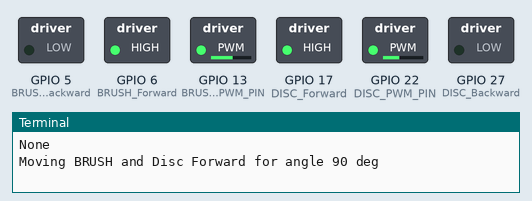
This program was run on a simulated Raspberry Pi (BCM pin numbers). On the bench: switched loads named in the program (green lamp = pin HIGH), the last lines printed to the terminal. At 4.2 s the program stops and its outputs stay as they are.

Above: at 0.1 s.
At 0.5 s:
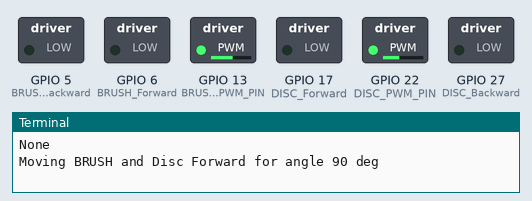
At 1.5 s:
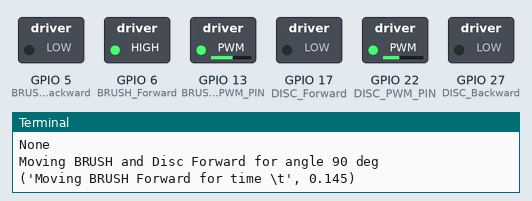
At 2.6 s:
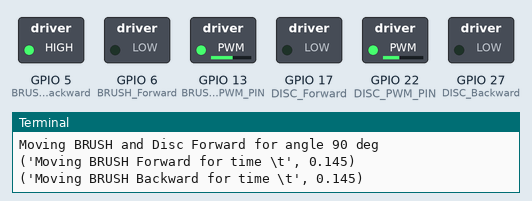
At 3.8 s:
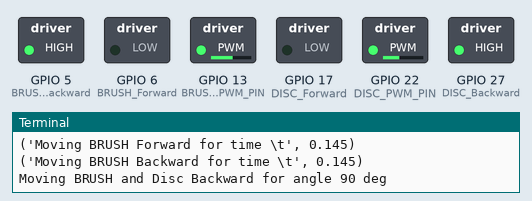
At 4.2 s:
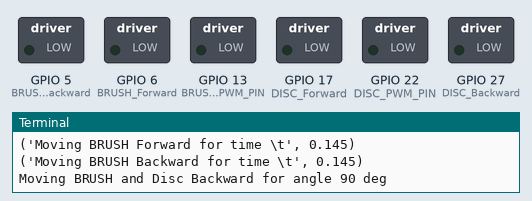
Timing chart, 0 to 5.7 s (numbered marks = the images above):
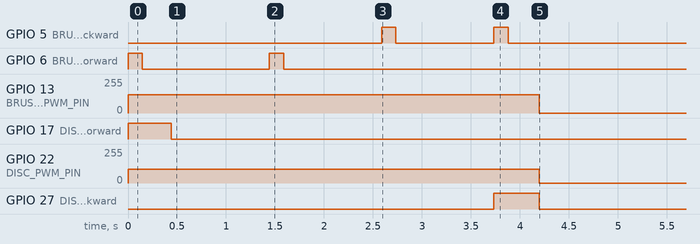

Measured:
- by itself, GPIO 13 (BRUSH_PWM_PIN): 136/255 → 0/255 at 4.2 s

The program:

move_to_bin.py
```python
'''
Move to respective bins.
Given one hot vector (dim=4)
'''
# outputs [glass,metal,plastic,organic] confidence

import motor_control
import math
import time
import RPi.GPIO as GPIO

# CONSTANTS

#motor_control.initialise()

DISC_F_90=0.44
DISC_B_90=0.460
DISC_F_180=0.685
DISC_B_180=0.65

BRUSH_F_90=0.145
BRUSH_B_90=0.145
BRUSH_F_180=0.22
BRUSH_B_180=0.22

def mover(score):
     # If any before

    DISC_Forward=17
    DISC_Backward=27
    DISC_PWM_PIN=22
    DISC_RPM=100.00
    DISC_RPM_C=(DISC_RPM/60)*2*math.pi

    BRUSH_Forward=6
    BRUSH_Backward=5
    BRUSH_PWM_PIN=13
    BRUSH_RPM=200.00*7/12
    BRUSH_RPM_C=(BRUSH_RPM/60)*2*math.pi

    GPIO.setmode(GPIO.BCM)

    GPIO.setup(DISC_Forward, GPIO.OUT)
    GPIO.setup(DISC_Backward, GPIO.OUT)
    GPIO.setup(DISC_PWM_PIN,GPIO.OUT)

    DISC_PWM = GPIO.PWM(DISC_PWM_PIN,100)
    DISC_PWM.start(40)

    GPIO.setup(BRUSH_Forward, GPIO.OUT)
    GPIO.setup(BRUSH_Backward, GPIO.OUT)
    GPIO.setup(BRUSH_PWM_PIN,GPIO.OUT)

    BRUSH_PWM = GPIO.PWM(BRUSH_PWM_PIN,100)
    BRUSH_PWM.start(53.5)

    if score[0]:
        # Compartment 4, glass
        motor_control.DISC_and_BRUSH_reverse_angle(90)
        time.sleep(1)
        motor_control.BRUSH_forward_time(BRUSH_F_90)
        time.sleep(1)
        motor_control.BRUSH_reverse_time(BRUSH_B_90)
        time.sleep(1)
        motor_control.DISC_and_BRUSH_forward_angle(90)

    elif score[1]:
        # Compartment 3 ,metal
        motor_control.DISC_and_BRUSH_forward_angle(180)
        time.sleep(1)
        motor_control.BRUSH_forward_time(BRUSH_F_90)
        time.sleep(1)
        motor_control.BRUSH_reverse_time(BRUSH_B_90)
        time.sleep(1)
        motor_control.DISC_and_BRUSH_reverse_angle(180)

    elif score[2]:
        # Compartment 2, organic

        motor_control.DISC_and_BRUSH_forward_angle(90)
        time.sleep(1)
        motor_control.BRUSH_forward_time(BRUSH_F_90)
        time.sleep(1)
        motor_control.BRUSH_reverse_time(BRUSH_B_90)
        time.sleep(1)
        motor_control.DISC_and_BRUSH_reverse_angle(90)

    elif score[3]:
        # Compartment 1 , plastic
        motor_control.BRUSH_forward_time(BRUSH_F_90)
        time.sleep(1)
        motor_control.BRUSH_reverse_time(BRUSH_B_90/1.5)

if __name__=='__main__':
    mover([0,0,1,0])
```

motor_control.py
```python
'''
Configure timed pulse based motion movement

Subject to reliability of the Linux clock

Refer motor_logs.md for reported data.
'''


import sys
import time
import RPi.GPIO as GPIO
import math

mode=GPIO.getmode()
print mode
GPIO.cleanup()

sleeptime=1

## CONSTANTS
DISC_Forward=17
DISC_Backward=27
DISC_PWM_PIN=22
DISC_RPM=100.00
DISC_RPM_C=(DISC_RPM/60)*2*math.pi

BRUSH_Forward=6
BRUSH_Backward=5
BRUSH_PWM_PIN=13
BRUSH_RPM=200.00*7/12
BRUSH_RPM_C=(BRUSH_RPM/60)*2*math.pi

## SETUP
GPIO.setmode(GPIO.BCM)

GPIO.setup(DISC_Forward, GPIO.OUT)
GPIO.setup(DISC_Backward, GPIO.OUT)
GPIO.setup(DISC_PWM_PIN,GPIO.OUT)

DISC_PWM = GPIO.PWM(DISC_PWM_PIN,100)
DISC_PWM.start(85)

GPIO.setup(BRUSH_Forward, GPIO.OUT)
GPIO.setup(BRUSH_Backward, GPIO.OUT)
GPIO.setup(BRUSH_PWM_PIN,GPIO.OUT)

BRUSH_PWM = GPIO.PWM(BRUSH_PWM_PIN,100)
BRUSH_PWM.start(85)


def DISC_forward(theta):

    t=theta/DISC_RPM_C

    GPIO.output(DISC_Forward, GPIO.HIGH)
    GPIO.output(DISC_Backward, GPIO.LOW)

    print("Moving DISC Forward by theta \t",theta)
    time.sleep(t)
    GPIO.output(DISC_Forward, GPIO.LOW)

def DISC_reverse(theta):
    t=theta/DISC_RPM_C

    GPIO.output(DISC_Forward, GPIO.LOW)
    GPIO.output(DISC_Backward, GPIO.HIGH)

    print("Moving DISC Backward by theta \t",theta)
    time.sleep(t)
    GPIO.output(DISC_Backward, GPIO.LOW)

def BRUSH_forward(theta):
    t=theta/BRUSH_RPM_C

    GPIO.output(BRUSH_Forward, GPIO.HIGH)
    GPIO.output(BRUSH_Backward, GPIO.LOW)

    print("Moving BRUSH Forward by theta \t",theta)
    time.sleep(t)
    GPIO.output(BRUSH_Forward, GPIO.LOW)

def BRUSH_reverse(theta):
    t=theta/BRUSH_RPM_C

    GPIO.output(BRUSH_Forward, GPIO.LOW)
    GPIO.output(BRUSH_Backward, GPIO.HIGH)

    print("Moving BRUSH Backward by theta \t",theta)
    time.sleep(t)
    GPIO.output(BRUSH_Backward, GPIO.LOW)


#####
# Time based implementations
####

DISC_F_90=0.44
DISC_B_90=0.460
DISC_F_180=0.685
DISC_B_180=0.65

BRUSH_F_90=0.145
BRUSH_B_90=0.145
BRUSH_F_180=0.22
BRUSH_B_180=0.22

def DISC_forward_time(t):

    GPIO.output(DISC_Forward, GPIO.HIGH)
    GPIO.output(DISC_Backward, GPIO.LOW)

    print("Moving DISC Forward for time \t", t)
    time.sleep(t)
    GPIO.output(DISC_Forward, GPIO.LOW)


def DISC_reverse_time(t):

    GPIO.output(DISC_Backward, GPIO.HIGH)
    GPIO.output(DISC_Forward, GPIO.LOW)

    print("Moving DISC Backward for time \t", t)
    time.sleep(t)
    GPIO.output(DISC_Backward, GPIO.LOW)


def BRUSH_forward_time(t):
    #initialise()    #Done for external calls

    GPIO.output(BRUSH_Backward, GPIO.LOW)
    GPIO.output(BRUSH_Forward, GPIO.HIGH)

    print("Moving BRUSH Forward for time \t", t)
    time.sleep(t)
    GPIO.output(BRUSH_Forward, GPIO.LOW)

    #GPIO.cleanup()

def BRUSH_reverse_time(t):
    #initialise()    #Done for external calls

    GPIO.output(BRUSH_Forward, GPIO.LOW)
    GPIO.output(BRUSH_Backward, GPIO.HIGH)

    print("Moving BRUSH Backward for time \t", t)
    time.sleep(t)
    GPIO.output(BRUSH_Backward, GPIO.LOW)

    #GPIO.cleanup()

''' Assuming Brush moves faster than Disc.'''

def DISC_and_BRUSH_forward_angle(theta):
    #initialise()    #Done for external calls
    # Theta in degrees

    if theta==90:
        GPIO.output(DISC_Forward, GPIO.HIGH)
        GPIO.output(BRUSH_Forward,GPIO.HIGH)

        print("Moving BRUSH and Disc Forward for angle 90 deg \t")

        time.sleep(BRUSH_F_90)
        GPIO.output(BRUSH_Forward, GPIO.LOW)
        time.sleep(DISC_F_90-BRUSH_F_90)
        GPIO.output(DISC_Forward, GPIO.LOW)

    elif theta==180:
        GPIO.output(DISC_Forward, GPIO.HIGH)
        GPIO.output(BRUSH_Forward,GPIO.HIGH)

        print("Moving BRUSH and Disc Forward for angle 180 deg \t")

        time.sleep(BRUSH_F_180)
        GPIO.output(BRUSH_Forward, GPIO.LOW)
        time.sleep(DISC_F_180-BRUSH_F_180)
        GPIO.output(DISC_Forward, GPIO.LOW)

    #GPIO.cleanup()

def DISC_and_BRUSH_reverse_angle(theta):
    #initialise()    #Done for external calls
    # Theta in degrees

    if theta==90:
        GPIO.output(DISC_Backward, GPIO.HIGH)
        GPIO.output(BRUSH_Backward,GPIO.HIGH)

        print("Moving BRUSH and Disc Backward for angle 90 deg \t")

        time.sleep(BRUSH_B_90)
        GPIO.output(BRUSH_Backward, GPIO.LOW)
        time.sleep(DISC_B_90-BRUSH_B_90)
        GPIO.output(DISC_Backward, GPIO.LOW)

    elif theta==180:
        GPIO.output(DISC_Backward, GPIO.HIGH)
        GPIO.output(BRUSH_Backward,GPIO.HIGH)

        print("Moving BRUSH and Disc Backward for angle 180 deg \t")

        time.sleep(BRUSH_B_180)
        GPIO.output(BRUSH_Backward, GPIO.LOW)
        time.sleep(DISC_B_180-BRUSH_B_180)
        GPIO.output(DISC_Backward, GPIO.LOW)

    #GPIO.cleanup()

if __name__=='__main__':
    count=0
    #initialise()
    while (1):
        #DISC_and_BRUSH_forward_angle(180)
        #DISC_reverse_time(0.685)
        DISC_reverse_time(0.2)
        #BRUSH_forward_time(0.165)
        #BRUSH_forward_time(0.5)
        time.sleep(1)
        count+=1
        if count==1:
            break
        #DISC_reverse(6*math.pi)

        #BRUSH_forward(math.pi)
        #BRUSH_reverse(math.pi)

    GPIO.cleanup()
```
